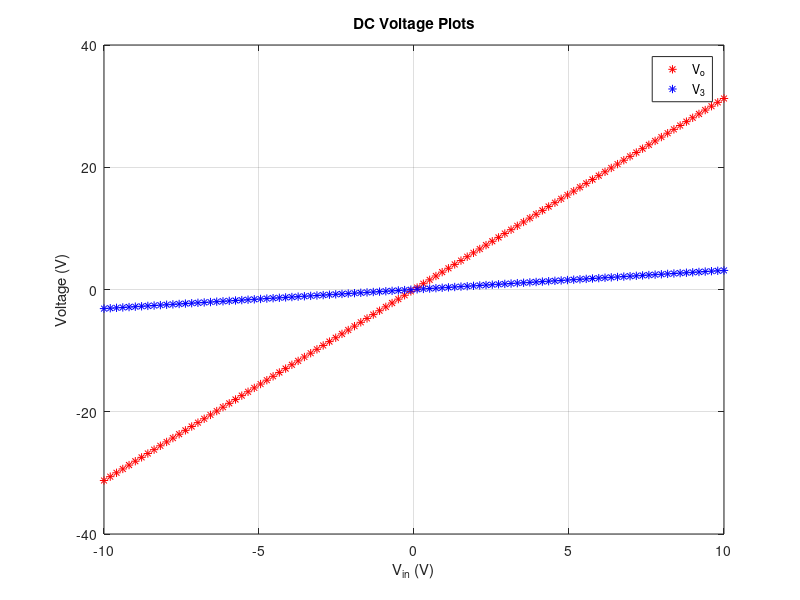
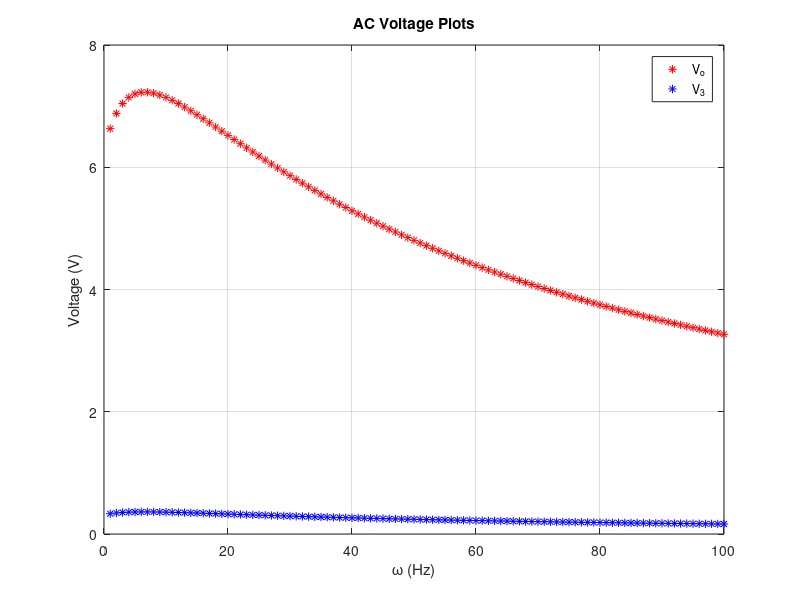

Here is the MATLAB script that generated these plots, in order: (Note: this script raises an error after producing the figures.)
% PA 7 for ELEC 4700

clear 
close all
clc

% v = i*r;
% i = c*dv/dt;
% V = ldi*dt;

r1 = 1;
g1 = 1/r1;
r2 = 2;
g2 = 1/r2;
r3 = 10;
g3 = 1/r3;
r4 = 0.1;
g4 = 1/r4;
ro = 1000;
go = 1/ro;

c = 0.25;
L = 0.2;
a = 100;
vin = 1;

% eq1: derivative(v1-v2)/dt*C + (v1-v2)*g1 + Is = 0;
% eq2: v1 = vin;
% eq3: derivative(v2-v1)/dt*C + (v2-v1)*g1 + v2*g2 + Il = 0;
% eq4: v3*g3 - Il = 0;
% eq5: i3 = v3*v4;
% eq6: (v4-v5)*g4 + i3 = 0;
% eq7: (v5-v4)*g4 + v5*g0 = 0; 
% eq8: v3-v2 = L*dIl/dt;

% creating matrices
X = ['v1';'v2';'Is';'v3';'i3';'v4';'v5';'Il'];

% G = zeros(length(X));
G = [g1,-g1,1,0,0,0,0,0;
    1,0,0,0,0,0,0,0;
    -g1,g1+g2,0,0,0,0,0,1;
    0,0,0,g3,0,0,0,-1;
    0,0,0,0,1,0,0,0;
    0,0,0,0,1,g4,-g4,0;
    0,0,0,0,0,-g4,g4+go,0;
    0,-1,0,1,0,0,0,0];
    
C = [c,-c,0,0,0,0,0,0;
    0,0,0,0,0,0,0,0;
    -c,c,0,0,0,0,0,0;
    0,0,0,0,0,0,0,0;
    0,0,0,0,0,0,0,0;
    0,0,0,0,0,0,0,0;
    0,0,0,0,0,0,0,0;
    0,0,0,0,0,0,0,L];

% F = [0,vin,0,0,0,0,0];
F = zeros(1,length(X));
F(1,2) = vin;

% CdV/dt + GV = F
% (G + jwC)X = F(w)
% F(w) = 1
w = pi;
H = G+1j*w*C;
X = H\F.';

% DC sweep
w = 0;
vin = linspace(-10,10,100);

for v = vin
    H = G+1j*w*C;
    F = zeros(1,length(X));
    F(1,2) = v;
    
    X0 = H\F.';
    v3 = 5*X0(8,:);
    vo = 5*X0(4,:);

    figure(1)
    plot(v,vo,'r*')
    hold on
    grid on
    plot(v,v3,'b*')
    legend('V_o','V_3')
    title('DC Voltage Plots')
    xlabel('V_{in} (V)'),ylabel('Voltage (V)')
end

% AC sweep
vin = 1;
F(1,2) = vin;
w = 1:1:100;
F(1,2) = vin;

for w0 = w
    
    H = G+w0*C;
    X0 = H\F.';
    v3 = 5*X0(8,:);
    vo = 10*X0(4,:);
    
    figure(2) 
    plot(w0,vo,'r*')
    hold on
    grid on
    plot(w0,v3,'b*')
    legend('V_o','V_3')
    title('AC Voltage Plots')
    xlabel('{\omega} (Hz)'),ylabel('Voltage (V)')
end

% Capacitance Sweeps
n = 100;
mu = 0.25;
sigma = 0.05;
c0 = zeros(1,n);
gain = zeros(1,n);
w0 = pi;
vin = 1;

for k = 1:n
    c0(k) = normrnd(mu,sigma);
    C = [c0(k),-c0(k),0,0,0,0,0,0;
    0,0,0,0,0,0,0,0;
    -c0(k),c0(k),0,0,0,0,0,0;
    0,0,0,0,0,0,0,0;
    0,0,0,0,0,0,0,0;
    0,0,0,0,0,0,0,0;
    0,0,0,0,0,0,0,0;
    0,0,0,0,0,0,0,L];

    figure(3)
    histogram(c0,10)
    title('Capacitance Distribution')
    xlabel('C'),ylabel('Count')
    
    H = G+w0*c0(k);
    X1 = F/H;
    vo(k) = X1(:,7);
    gain(k) = vo(k)/vin;

    figure(4) 
    histogram(gain,10)
    title('Voltage Gain Distribution')
    xlabel('V_o/V_{in}'),ylabel('Count')    
end

